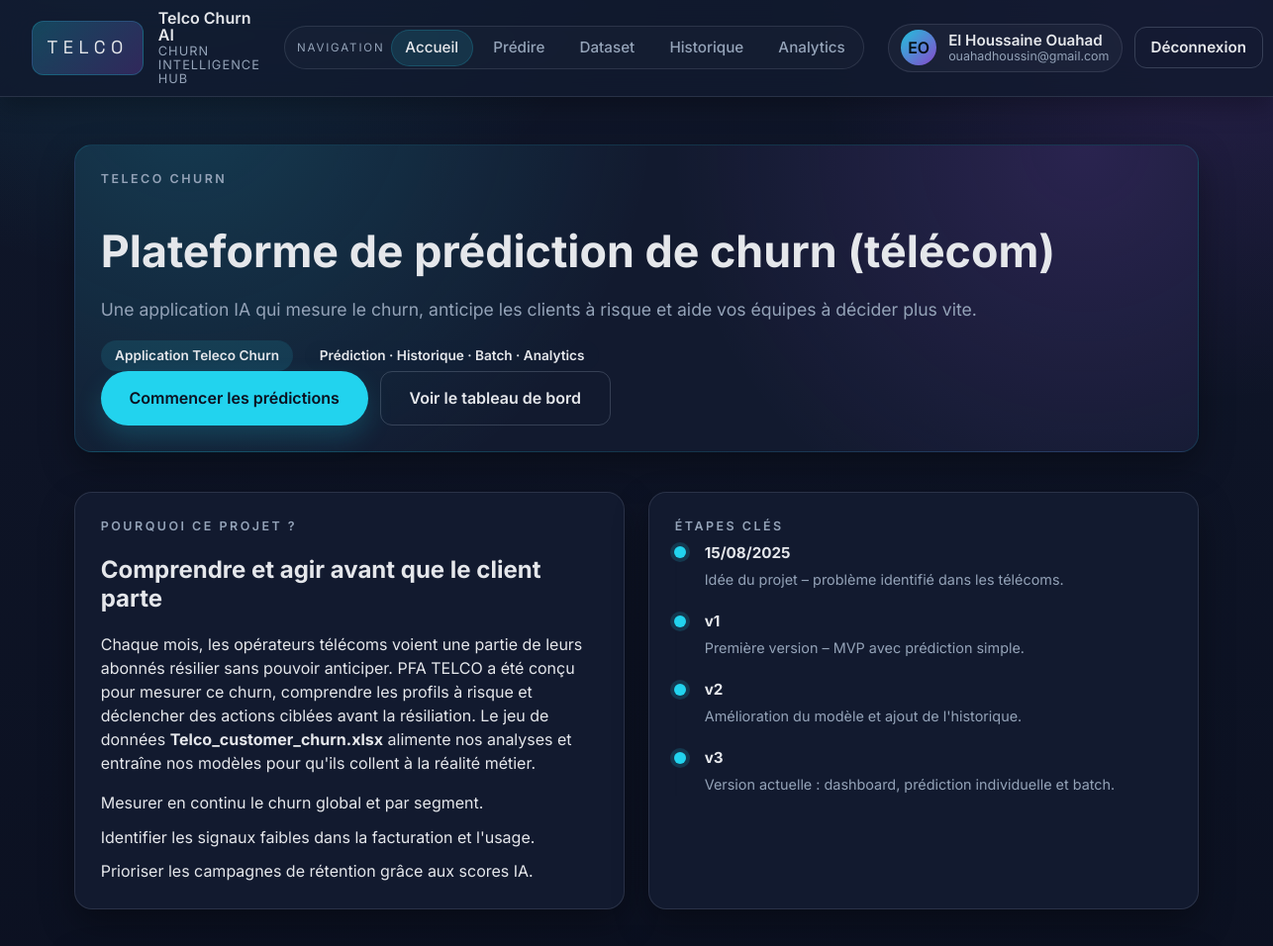
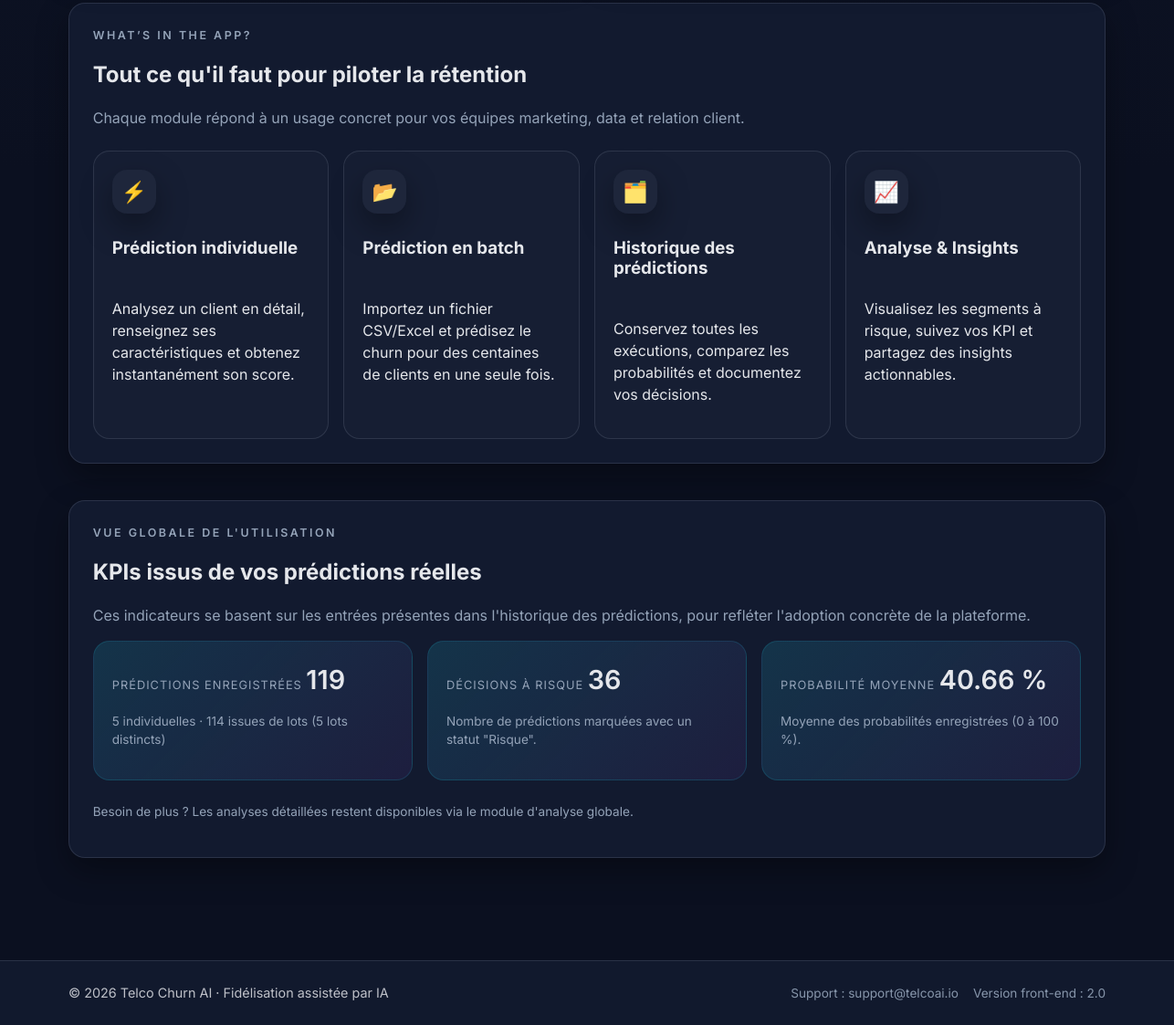
Screenshot of /home (signed in) with the database file from the repository (2 pictures, top to bottom).
### app.py (models this page shows, shortened)
class User(UserMixin, db.Model):
    __tablename__ = "user"
    id = db.Column(db.Integer, primary_key=True)
    org_id = db.Column(db.Integer, db.ForeignKey("organization.id"), nullable=False)
    first_name = db.Column(db.String(120))
    last_name = db.Column(db.String(120))
    email = db.Column(db.String(255), unique=True, nullable=False)
    password_hash = db.Column(db.String(255), nullable=False)
    title = db.Column(db.String(120))
    active = db.Column(db.Boolean, default=True)
    created_at = db.Column(db.DateTime, default=datetime.utcnow)
    updated_at = db.Column(db.DateTime, default=datetime.utcnow, onupdate=datetime.utcnow)
    predictions = db.relationship("PredictionRecord", backref="user", lazy=True)

### app.py (the view)
@app.route("/home")
@login_required
def home():
    stats = compute_home_stats(org_id=current_user.org_id)
    return render_template("home.html", **stats)

### app.py (called while the page is built)
@app.after_request
def ensure_main_stylesheet(response):
    try:
        should_inject = (
            MAIN_STYLESHEET_PATH.exists()
            and response.mimetype == "text/html"
            and not response.direct_passthrough
        )
    except Exception:
        should_inject = False
    if not should_inject:
        return response
    body = response.get_data(as_text=True)
    if "</head>" not in body or "css/main.css" in body:
        return response
    href = url_for("static", filename="css/main.css")
    link_tag = f'    <link rel="stylesheet" href="{href}">\n'
    body = body.replace("</head>", f"{link_tag}</head>", 1)
    response.set_data(body)
    return response

@login_manager.user_loader
def load_user(user_id):
    return User.query.get(int(user_id))

@app.context_processor
def inject_globals():
    return {
        "current_year": datetime.utcnow().year,
        "format_feature_value": format_feature_value,
        "feature_metadata_map": feature_metadata_map,
        "get_long_tenure_threshold": get_long_tenure_threshold,
        "feature_form_key": feature_form_key,
        "normalize_column_key": normalize_column_key,
    }

### templates/home.html (shortened to what this page needs)
{% extends "base.html" %}
{% block content %}
<section class="home-hero card hero-card">
    <div class="hero-content">
        <p class="eyebrow">Teleco Churn</p>
        <h1>Plateforme de prédiction de churn (télécom)</h1>
        <p class="lead">
            Une application IA qui mesure le churn, anticipe les clients à risque et aide vos équipes à décider plus vite.
        </p>
        <div class="hero-highlights">
            <span class="hero-badge">Application Teleco Churn</span>
            <span class="hero-badge hero-badge--ghost">Prédiction · Historique · Batch · Analytics</span>
        </div>
        <div class="hero-ctas">
            <a class="btn btn-primary btn-xl" href="{{ url_for('predict_individual') }}">Commencer les prédictions</a>
            <a class="btn btn-tertiary btn-xl" href="{{ url_for('history') }}">Voir le tableau de bord</a>
        </div>
    </div>
</section>
<section class="story-grid">
    <article class="card story-card">
        <p class="eyebrow">Pourquoi ce projet ?</p>
        <h2>Comprendre et agir avant que le client parte</h2>
        <p>
            Chaque mois, les opérateurs télécoms voient une partie de leurs abonnés résilier sans pouvoir anticiper.
            PFA TELCO a été conçu pour mesurer ce churn, comprendre les profils à risque et déclencher des actions ciblées
            avant la résiliation. Le jeu de données <strong>Telco_customer_churn.xlsx</strong> alimente nos analyses
            et entraîne nos modèles pour qu'ils collent à la réalité métier.
        </p>
        <ul class="bullet-list">
            <li>Mesurer en continu le churn global et par segment.</li>
            <li>Identifier les signaux faibles dans la facturation et l'usage.</li>
            <li>Prioriser les campagnes de rétention grâce aux scores IA.</li>
        </ul>
    </article>
    <article class="card timeline-card">
        <p class="eyebrow">Étapes clés</p>
        <ul class="timeline">
            <li>
                <strong>15/08/2025</strong>
                <span>Idée du projet – problème identifié dans les télécoms.</span>
            </li>
            <li>
                <strong>v1</strong>
                <span>Première version – MVP avec prédiction simple.</span>
            </li>
            <li>
                <strong>v2</strong>
                <span>Amélioration du modèle et ajout de l'historique.</span>
            </li>
            <li>
                <strong>v3</strong>
                <span>Version actuelle : dashboard, prédiction individuelle et batch.</span>
            </li>
        </ul>
    </article>
</section>
<section class="features-section card">
    <div class="features-header">
        <p class="eyebrow">What’s in the app?</p>
        <h2>Tout ce qu'il faut pour piloter la rétention</h2>
        <p class="muted">Chaque module répond à un usage concret pour vos équipes marketing, data et relation client.</p>
    </div>
    <div class="feature-grid">
        <article class="feature-card">
            <span class="feature-card__icon">⚡</span>
            <h3>Prédiction individuelle</h3>
            <p>Analysez un client en détail, renseignez ses caractéristiques et obtenez instantanément son score.</p>
        </article>
        <article class="feature-card">
            <span class="feature-card__icon">📂</span>
            <h3>Prédiction en batch</h3>
            <p>Importez un fichier CSV/Excel et prédisez le churn pour des centaines de clients en une seule fois.</p>
        </article>
        <article class="feature-card">
            <span class="feature-card__icon">🗂️</span>
            <h3>Historique des prédictions</h3>
            <p>Conservez toutes les exécutions, comparez les probabilités et documentez vos décisions.</p>
        </article>
        <article class="feature-card">
            <span class="feature-card__icon">📈</span>
            <h3>Analyse & Insights</h3>
            <p>Visualisez les segments à risque, suivez vos KPI et partagez des insights actionnables.</p>
        </article>
    </div>
</section>
<section class="insight-section card">
    <div class="section-heading">
        <p class="eyebrow">Vue globale de l'utilisation</p>
        <h2>KPIs issus de vos prédictions réelles</h2>
        <p class="muted">Ces indicateurs se basent sur les entrées présentes dans l'historique des prédictions, pour refléter l'adoption concrète de la plateforme.</p>
    </div>
    <div class="kpi-row">
        <article class="kpi-card">
            <span class="kpi-label">Prédictions enregistrées</span>
            <span class="kpi-value">{{ stats_total_predictions | default(0) }}</span>
            <p class="muted small">
                {{ stats_individual_predictions | default(0) }} individuelles ·
                {{ stats_batch_predictions | default(0) }} issues de lots
                {% if stats_unique_batches %}
                    ({{ stats_unique_batches }} lots distincts)
                {% endif %}
            </p>
        </article>
        <article class="kpi-card">
            <span class="kpi-label">Décisions à risque</span>
            <span class="kpi-value">{{ stats_high_risk_predictions | default(0) }}</span>
            <p class="muted small">Nombre de prédictions marquées avec un statut "Risque".</p>
        </article>
        <article class="kpi-card">
            <span class="kpi-label">Probabilité moyenne</span>
            <span class="kpi-value">{{ stats_avg_probability | default(0) | round(2) }} %</span>
            <p class="muted small">Moyenne des probabilités enregistrées (0 à 100 %).</p>
        </article>
    </div>
    <p class="muted small">Besoin de plus ? Les analyses détaillées restent disponibles via le module d'analyse globale.</p>
</section>
{% endblock %}

### templates/base.html (shortened to what this page needs)
<!DOCTYPE html>
<html lang="fr">
<head>
    <link rel="stylesheet" href="{{ url_for('static', filename='css/main.css') }}">
</head>
<body class="app-body">
    <div class="app-shell">
        <header class="top-nav" data-nav>
            <div class="top-nav__brand">
                <a class="brand" href="{% if current_user.is_authenticated %}{{ url_for('home') }}{% else %}{{ url_for('register') }}{% endif %}">
                    <span class="brand__logo">TELCO</span>
                    <div class="brand__copy">
                        <span class="brand__title">Telco Churn AI</span>
                        <span class="brand__subtitle">CHURN INTELLIGENCE HUB</span>
                    </div>
                </a>
            </div>
            <nav class="main-nav" data-nav-links>
                {% if current_user.is_authenticated %}
                    <div class="nav-group">
                        <span class="nav-group__label">Navigation</span>
                        <a href="{{ url_for('home') }}" class="{% if request.endpoint == 'home' %}is-active{% endif %}">Accueil</a>
                        <a href="{{ url_for('predict_individual') }}" class="{% if request.endpoint == 'predict_individual' %}is-active{% endif %}">Prédire</a>
                        <a href="{{ url_for('predict_batch_workspace') }}" class="{% if request.endpoint == 'predict_batch_workspace' %}is-active{% endif %}">Dataset</a>
                        <a href="{{ url_for('history') }}" class="{% if request.endpoint in ['history', 'edit_history'] %}is-active{% endif %}">Historique</a>
                        <a href="{{ url_for('analytics') }}" class="{% if request.endpoint == 'analytics' %}is-active{% endif %}">Analytics</a>
                    </div>
                {% endif %}
            </nav>
            <div class="nav-actions">
                {% if current_user.is_authenticated %}
                    <div class="user-menu">
                        <div class="user-chip">
                            <div class="user-chip__avatar">{{ (current_user.first_name or '?')[:1]|upper }}{{ (current_user.last_name or '')[:1]|upper }}</div>
                            <div class="user-chip__meta">
                                <span class="user-chip__name">{{ current_user.first_name or current_user.email }} {{ current_user.last_name }}</span>
                                <div class="user-chip__line">
                                    <span class="user-chip__role">{{ current_user.email }}</span>
                                </div>
                            </div>
                        </div>
                        <a class="btn btn-ghost" href="{{ url_for('logout') }}">Déconnexion</a>
                    </div>
                {% else %}
                    <div class="guest-actions">
                        <a class="btn btn-text" href="{{ url_for('login') }}">Connexion</a>
                        <a class="btn btn-primary" href="{{ url_for('register') }}">Inscription</a>
                    </div>
                {% endif %}
            </div>
        </header>
        <main class="app-main">
            <div class="container">
                {% block content %}{% endblock %}
            </div>
        </main>
        <footer class="app-footer">
            <div class="container footer__content">
                <span>© {{ current_year | default(2025) }} Telco Churn AI · Fidélisation assistée par IA</span>
                <div class="footer__links">
                    <span>Support : support@telcoai.io</span>
                    <span>Version front-end : 2.0</span>
                </div>
            </div>
        </footer>
    </div>
</body>
</html>

### rows the page displays
User: first_name "E", last_name "O", first_name "El Houssaine", last_name "Ouahad", email "ouahadhoussin@gmail.com"

### other values shown
{{ stats_total_predictions | default(0) }} "119"
{{ stats_individual_predictions | default(0) }} "5"
{{ stats_batch_predictions | default(0) }} "114"
{{ stats_unique_batches }} "5"
{{ stats_high_risk_predictions | default(0) }} "36"
{{ stats_avg_probability | default(0) | round(2) }} "40.66"
